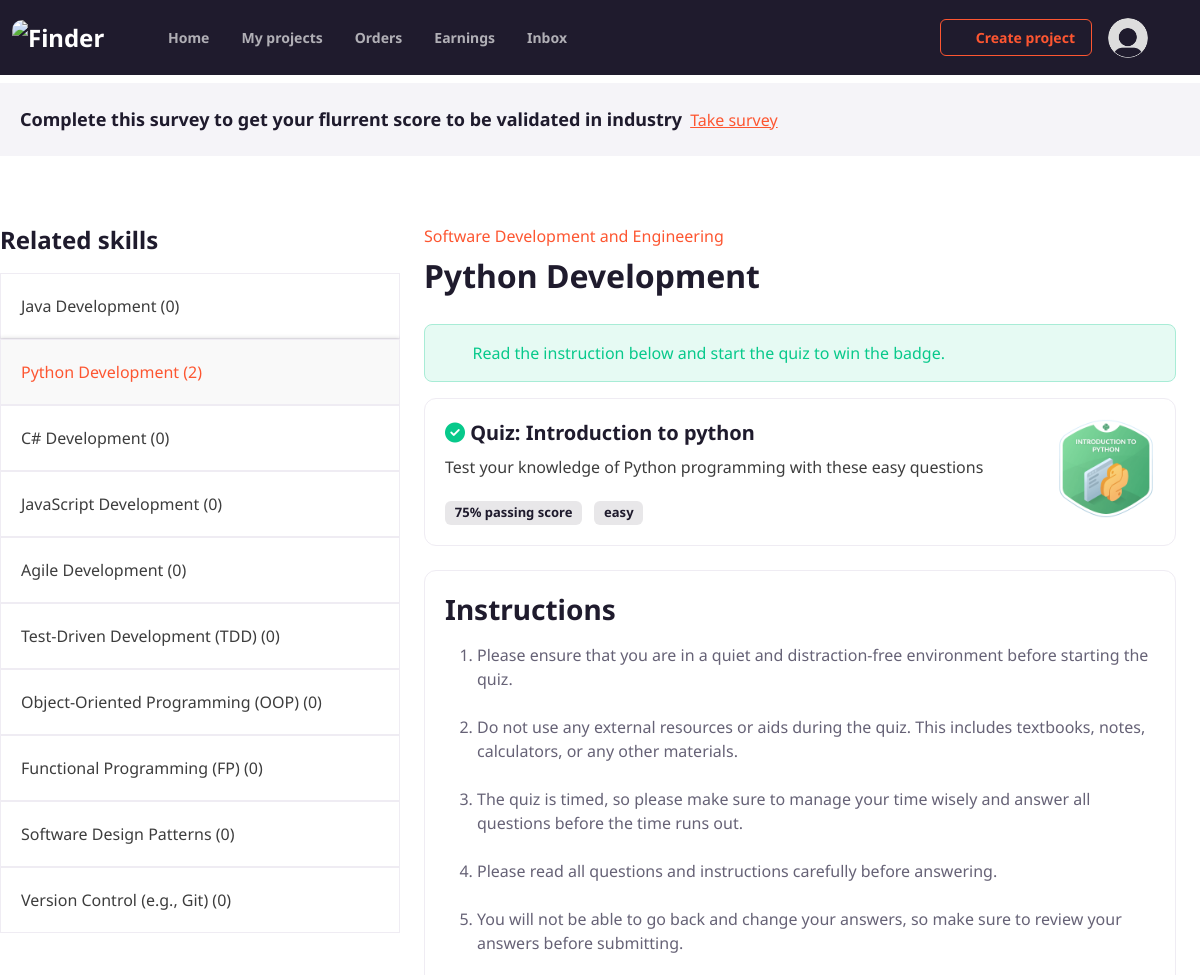
Page /skills/2/quiz/1/instructions (signed in, upper part) on the earlier database version.
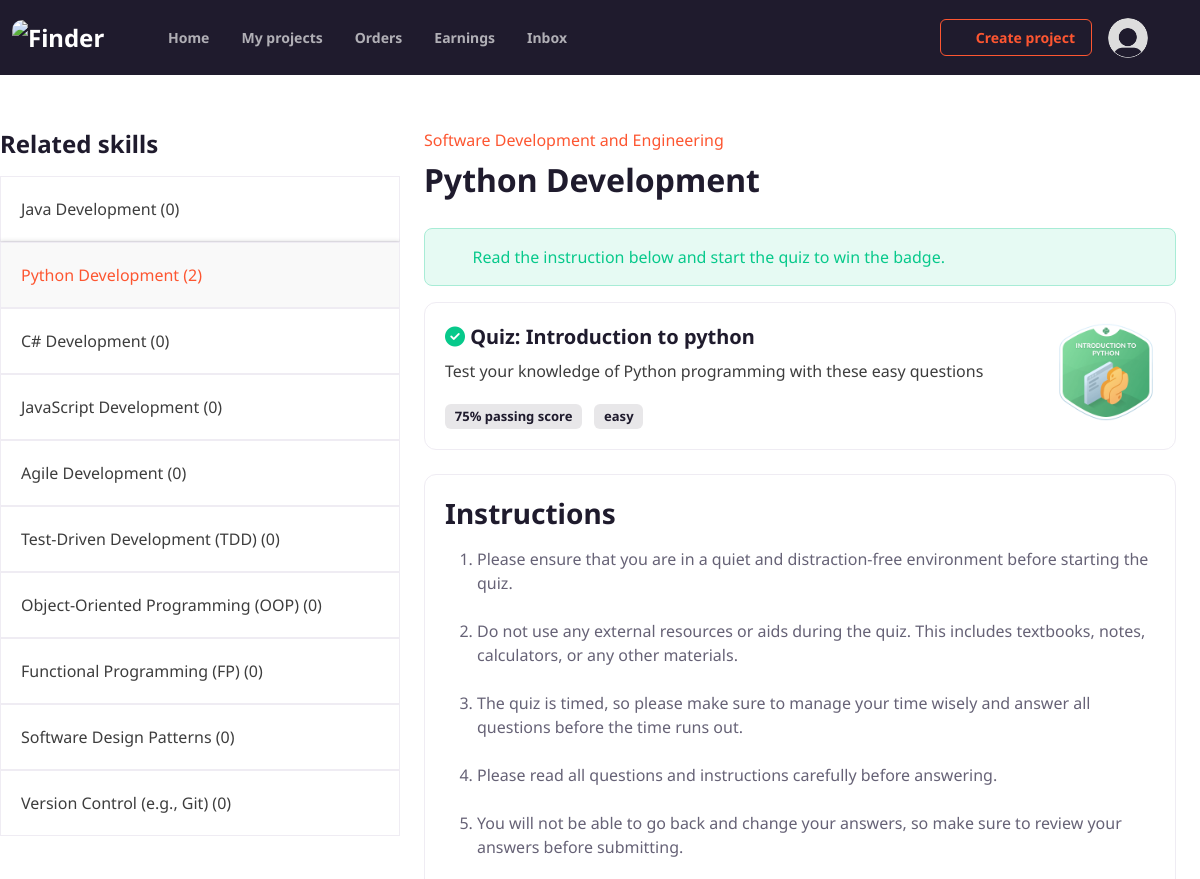
Same page on the later database version.
### skills/views.py (the view)
# urls.py: path('skills/<int:skill_id>/quiz/<int:quiz_id>/instructions', quiz_instructions_view, name="quiz_instructions"),
@login_required
def quiz_instructions_view(request, skill_id, quiz_id):
    instructions = [
        "Please ensure that you are in a quiet and distraction-free environment before starting the quiz.",
        "Do not use any external resources or aids during the quiz. This includes textbooks, notes, calculators, or any other materials.",
        "The quiz is timed, so please make sure to manage your time wisely and answer all questions before the time runs out.",
        "Please read all questions and instructions carefully before answering.",
        "You will not be able to go back and change your answers, so make sure to review your answers before submitting.",
        "If you encounter any technical difficulties during the quiz, please contact the support team immediately.",
        "Cheating will not be tolerated and may result in disciplinary action.",
        "The quiz may have multiple sections or pages, so please make sure to navigate through all sections before submitting.",
        "Once you have submitted the quiz, you will not be able to access it again, so make sure you are ready before submitting.",
        "Good luck and we hope you enjoy the quiz!"
    ]
    quiz = Quiz.objects.get(id = quiz_id)
    all_won_quiz_ids = Attempt.objects.filter(user = request.user, is_success = True).values_list("quiz__id", flat=True)
    if quiz.id in all_won_quiz_ids:
        messages.success(request, "You already passed this quiz and won the badge.")
        return redirect("skills:single_skill", skill_id=skill_id)
    skill = quiz.skill
    context = {
        'related_skills': skill.get_related_skills(),
        'category': skill.categories.all().first(),
        'skill': skill,
        'quiz': quiz,
        'instructions': instructions
    }
    return render(request, "quiz_instructions.html", context)

### authentication/models.py (called while the page is built)
    def getFullName(self):
        return f"{self.first_name} {self.last_name}"

### skills/models.py (called while the page is built)
    def get_related_skills(self):
        categories = self.categories.all()
        related_skills = Skill.objects.filter(categories__in=categories).distinct()
        return related_skills

    def __str__(self):
        return f'{self.name} ({self.quiz_added})'

### skills/templates/quiz_instructions.html (shortened to what this page needs)
{% extends 'inc/base.html' %}
{% block content %}
<br>
<div class="container mt-5 pt-5 p-0">
  <div class="row g-0 mt-n3">
    <div class="col-lg-4 col-xl-4 position-relative overflow-hidden pb-5 pt-4">
        <h4>Related skills</h4>
        <div class="mt-3">
            {% for single_skill in related_skills %}
                <div class="card text-left p-0 h-100 {% if single_skill.id == skill.id %}skill-card-active text-primary{% endif %} skill-card" style="border-radius:0px">
                    <div class="card-body" style="border-radius:0px">
                        <a class="text-decoration-none text-grey" href="{% url 'skills:single_skill' single_skill.id %}">
                            <p class="card-title mb-0" title="{{ single_skill.name }}">
                                {{ single_skill|truncatechars:40 }}
                            </p>
                        </a>
                    </div>
                </div>
            {% endfor %}
        </div>
    </div>
    <div class="col-lg-8 col-xl-8 position-relative overflow-hidden pb-5 pt-4 px-2 px-xl-4 px-xxl-5">
    <div class="pb-1 pb-sm-2">
        <a href="#" class="my-2 text-primary text-decoration-none ">{{ category.name }}</a>
        <h1 class="h2 mb-sm-0 my-2">{{ skill.name }}</h1>
    </div>
    <div class="alert alert-success d-flex" role="alert">
        <i class="fi-bell me-2 me-sm-3 lead"></i>
        <div>Read the instruction below and start the quiz to win the badge.</div>
    </div>
      <div>
            {% include 'inc/quiz_info_card.inc.html' %}
            <div class="card text-left skill-card">
              <div class="card-body">
                <h3>Instructions</h3>
                <div>
                    <ol>
                        {% for instr in instructions %}
                            <li class="mb-4">{{instr}}</li>
                        {% endfor %}
                    </ol>
                </div>
              </div>
            </div>
      </div>
    </div>
  </div>
</div>
{% endblock content %}

Differences in the rows shown:
changed User: is_survey_taken False → True (drawn)
Other differences:
text no longer shown: "Complete this survey to get your flurrent score to be validated in industry Take survey"
